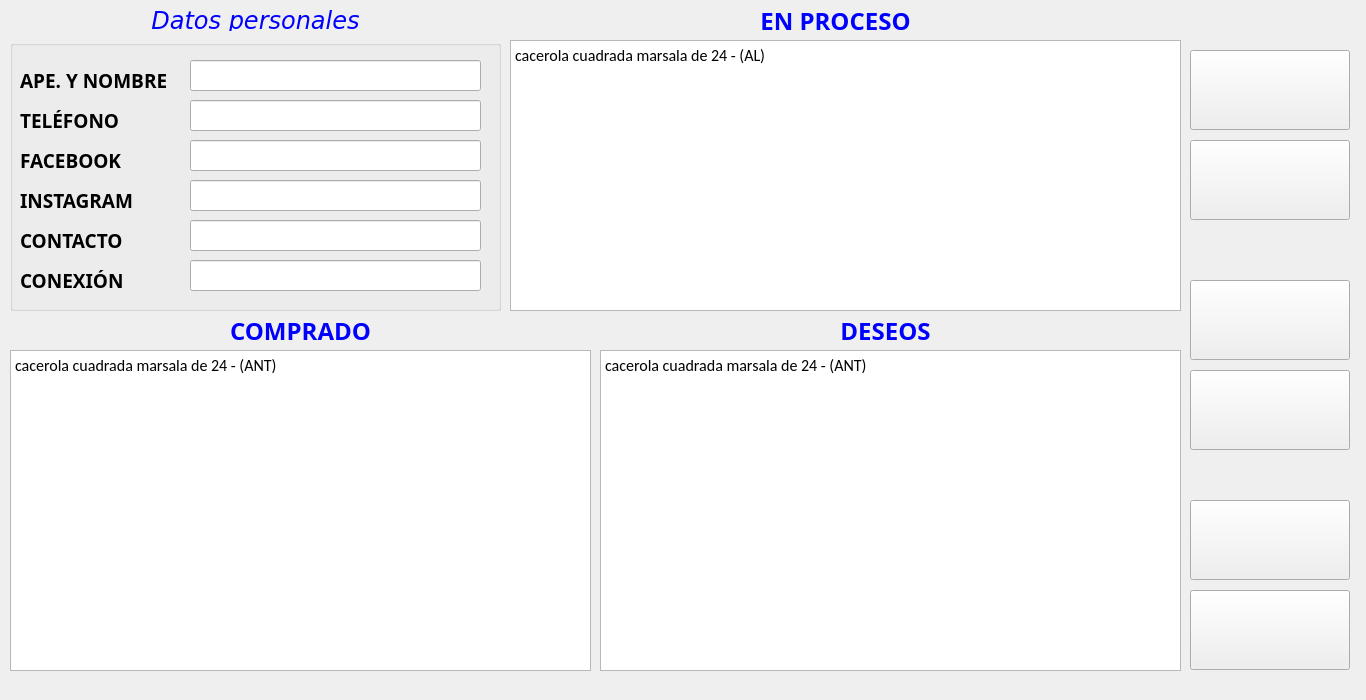
<?xml version="1.0" encoding="UTF-8"?>
<ui version="4.0">
 <class>Cliente_BD</class>
 <widget class="QDialog" name="Cliente_BD">
  <property name="geometry">
   <rect>
    <x>0</x>
    <y>0</y>
    <width>1366</width>
    <height>700</height>
   </rect>
  </property>
  <property name="windowTitle">
   <string>Dialog</string>
  </property>
  <widget class="QPushButton" name="push_Ficha">
   <property name="geometry">
    <rect>
     <x>1190</x>
     <y>140</y>
     <width>160</width>
     <height>80</height>
    </rect>
   </property>
   <property name="font">
    <font>
     <family>Arial Black</family>
     <pointsize>16</pointsize>
     <weight>75</weight>
     <italic>true</italic>
     <bold>true</bold>
    </font>
   </property>
   <property name="text">
    <string/>
   </property>
   <property name="icon">
    <iconset>
     <normalon>icon/Ficha.png</normalon>
    </iconset>
   </property>
   <property name="iconSize">
    <size>
     <width>60</width>
     <height>60</height>
    </size>
   </property>
   <property name="autoDefault">
    <bool>false</bool>
   </property>
  </widget>
  <widget class="QTextBrowser" name="text_Interes">
   <property name="geometry">
    <rect>
     <x>600</x>
     <y>350</y>
     <width>581</width>
     <height>321</height>
    </rect>
   </property>
   <property name="font">
    <font>
     <family>Calibri</family>
     <weight>50</weight>
     <italic>false</italic>
     <bold>false</bold>
    </font>
   </property>
   <property name="html">
    <string>&lt;!DOCTYPE HTML PUBLIC &quot;-//W3C//DTD HTML 4.0//EN&quot; &quot;http://www.w3.org/TR/REC-html40/strict.dtd&quot;&gt;
&lt;html&gt;&lt;head&gt;&lt;meta name=&quot;qrichtext&quot; content=&quot;1&quot; /&gt;&lt;style type=&quot;text/css&quot;&gt;
p, li { white-space: pre-wrap; }
&lt;/style&gt;&lt;/head&gt;&lt;body style=&quot; font-family:'Calibri'; font-size:8.25pt; font-weight:400; font-style:normal;&quot;&gt;
&lt;p style=&quot; margin-top:0px; margin-bottom:0px; margin-left:0px; margin-right:0px; -qt-block-indent:0; text-indent:0px;&quot;&gt;&lt;span style=&quot; font-family:'MS Shell Dlg 2'; font-size:12pt;&quot;&gt;cacerola cuadrada marsala de 24 - (ANT)&lt;/span&gt;&lt;/p&gt;&lt;/body&gt;&lt;/html&gt;</string>
   </property>
  </widget>
  <widget class="QLabel" name="label_13">
   <property name="geometry">
    <rect>
     <x>10</x>
     <y>10</y>
     <width>491</width>
     <height>21</height>
    </rect>
   </property>
   <property name="font">
    <font>
     <family>DejaVu Sans</family>
     <pointsize>18</pointsize>
     <italic>true</italic>
    </font>
   </property>
   <property name="styleSheet">
    <string notr="true">color: rgb(0, 0, 255);</string>
   </property>
   <property name="text">
    <string>Datos personales</string>
   </property>
   <property name="alignment">
    <set>Qt::AlignCenter</set>
   </property>
  </widget>
  <widget class="QLabel" name="label_8">
   <property name="geometry">
    <rect>
     <x>500</x>
     <y>10</y>
     <width>671</width>
     <height>21</height>
    </rect>
   </property>
   <property name="font">
    <font>
     <family>Candara</family>
     <pointsize>18</pointsize>
     <weight>75</weight>
     <bold>true</bold>
    </font>
   </property>
   <property name="styleSheet">
    <string notr="true">color: rgb(0, 0, 255);</string>
   </property>
   <property name="text">
    <string>EN PROCESO</string>
   </property>
   <property name="alignment">
    <set>Qt::AlignCenter</set>
   </property>
  </widget>
  <widget class="QPushButton" name="push_Nuevo">
   <property name="geometry">
    <rect>
     <x>1190</x>
     <y>50</y>
     <width>160</width>
     <height>80</height>
    </rect>
   </property>
   <property name="font">
    <font>
     <family>Arial Black</family>
     <pointsize>16</pointsize>
     <weight>75</weight>
     <italic>true</italic>
     <bold>true</bold>
    </font>
   </property>
   <property name="text">
    <string/>
   </property>
   <property name="icon">
    <iconset>
     <normalon>icon/agregar persona.png</normalon>
    </iconset>
   </property>
   <property name="iconSize">
    <size>
     <width>60</width>
     <height>60</height>
    </size>
   </property>
   <property name="autoDefault">
    <bool>false</bool>
   </property>
  </widget>
  <widget class="QTextBrowser" name="text_Encargado">
   <property name="geometry">
    <rect>
     <x>510</x>
     <y>40</y>
     <width>671</width>
     <height>271</height>
    </rect>
   </property>
   <property name="font">
    <font>
     <family>Calibri</family>
     <weight>50</weight>
     <italic>false</italic>
     <bold>false</bold>
    </font>
   </property>
   <property name="html">
    <string>&lt;!DOCTYPE HTML PUBLIC &quot;-//W3C//DTD HTML 4.0//EN&quot; &quot;http://www.w3.org/TR/REC-html40/strict.dtd&quot;&gt;
&lt;html&gt;&lt;head&gt;&lt;meta name=&quot;qrichtext&quot; content=&quot;1&quot; /&gt;&lt;style type=&quot;text/css&quot;&gt;
p, li { white-space: pre-wrap; }
&lt;/style&gt;&lt;/head&gt;&lt;body style=&quot; font-family:'Calibri'; font-size:8.25pt; font-weight:400; font-style:normal;&quot;&gt;
&lt;p style=&quot; margin-top:0px; margin-bottom:0px; margin-left:0px; margin-right:0px; -qt-block-indent:0; text-indent:0px;&quot;&gt;&lt;span style=&quot; font-family:'MS Shell Dlg 2'; font-size:12pt;&quot;&gt;cacerola cuadrada marsala de 24 - (AL)&lt;/span&gt;&lt;/p&gt;&lt;/body&gt;&lt;/html&gt;</string>
   </property>
  </widget>
  <widget class="QPushButton" name="push_Limpiar">
   <property name="geometry">
    <rect>
     <x>1190</x>
     <y>280</y>
     <width>160</width>
     <height>80</height>
    </rect>
   </property>
   <property name="font">
    <font>
     <family>Arial Black</family>
     <pointsize>16</pointsize>
     <weight>75</weight>
     <italic>true</italic>
     <bold>true</bold>
    </font>
   </property>
   <property name="text">
    <string/>
   </property>
   <property name="icon">
    <iconset>
     <normalon>icon/limpiararchivo2.png</normalon>
    </iconset>
   </property>
   <property name="iconSize">
    <size>
     <width>60</width>
     <height>60</height>
    </size>
   </property>
   <property name="autoDefault">
    <bool>false</bool>
   </property>
  </widget>
  <widget class="QLabel" name="label_7">
   <property name="geometry">
    <rect>
     <x>10</x>
     <y>320</y>
     <width>581</width>
     <height>21</height>
    </rect>
   </property>
   <property name="font">
    <font>
     <family>Candara</family>
     <pointsize>18</pointsize>
     <weight>75</weight>
     <bold>true</bold>
    </font>
   </property>
   <property name="styleSheet">
    <string notr="true">color: rgb(0, 0, 255);</string>
   </property>
   <property name="text">
    <string>COMPRADO</string>
   </property>
   <property name="alignment">
    <set>Qt::AlignCenter</set>
   </property>
  </widget>
  <widget class="QTextBrowser" name="text_Comprado">
   <property name="geometry">
    <rect>
     <x>10</x>
     <y>350</y>
     <width>581</width>
     <height>321</height>
    </rect>
   </property>
   <property name="font">
    <font>
     <family>Calibri</family>
     <weight>50</weight>
     <italic>false</italic>
     <bold>false</bold>
    </font>
   </property>
   <property name="html">
    <string>&lt;!DOCTYPE HTML PUBLIC &quot;-//W3C//DTD HTML 4.0//EN&quot; &quot;http://www.w3.org/TR/REC-html40/strict.dtd&quot;&gt;
&lt;html&gt;&lt;head&gt;&lt;meta name=&quot;qrichtext&quot; content=&quot;1&quot; /&gt;&lt;style type=&quot;text/css&quot;&gt;
p, li { white-space: pre-wrap; }
&lt;/style&gt;&lt;/head&gt;&lt;body style=&quot; font-family:'Calibri'; font-size:8.25pt; font-weight:400; font-style:normal;&quot;&gt;
&lt;p style=&quot; margin-top:0px; margin-bottom:0px; margin-left:0px; margin-right:0px; -qt-block-indent:0; text-indent:0px;&quot;&gt;&lt;span style=&quot; font-family:'MS Shell Dlg 2'; font-size:12pt;&quot;&gt;cacerola cuadrada marsala de 24 - (ANT)&lt;/span&gt;&lt;/p&gt;&lt;/body&gt;&lt;/html&gt;</string>
   </property>
  </widget>
  <widget class="QLabel" name="label_9">
   <property name="geometry">
    <rect>
     <x>600</x>
     <y>320</y>
     <width>571</width>
     <height>21</height>
    </rect>
   </property>
   <property name="font">
    <font>
     <family>Candara</family>
     <pointsize>18</pointsize>
     <weight>75</weight>
     <bold>true</bold>
    </font>
   </property>
   <property name="styleSheet">
    <string notr="true">color: rgb(0, 0, 255);</string>
   </property>
   <property name="text">
    <string>DESEOS</string>
   </property>
   <property name="alignment">
    <set>Qt::AlignCenter</set>
   </property>
  </widget>
  <widget class="QPushButton" name="push_Buscar">
   <property name="geometry">
    <rect>
     <x>1190</x>
     <y>370</y>
     <width>160</width>
     <height>80</height>
    </rect>
   </property>
   <property name="font">
    <font>
     <family>Arial Black</family>
     <pointsize>16</pointsize>
     <weight>75</weight>
     <italic>true</italic>
     <bold>true</bold>
    </font>
   </property>
   <property name="text">
    <string/>
   </property>
   <property name="icon">
    <iconset>
     <normalon>icon/buscar persona.png</normalon>
    </iconset>
   </property>
   <property name="iconSize">
    <size>
     <width>60</width>
     <height>60</height>
    </size>
   </property>
   <property name="autoDefault">
    <bool>false</bool>
   </property>
  </widget>
  <widget class="QGroupBox" name="groupBox">
   <property name="geometry">
    <rect>
     <x>10</x>
     <y>40</y>
     <width>491</width>
     <height>271</height>
    </rect>
   </property>
   <property name="title">
    <string/>
   </property>
   <widget class="QLineEdit" name="line_Direccion">
    <property name="geometry">
     <rect>
      <x>180</x>
      <y>180</y>
      <width>291</width>
      <height>31</height>
     </rect>
    </property>
    <property name="font">
     <font>
      <family>Calibri</family>
      <pointsize>12</pointsize>
      <weight>50</weight>
      <italic>false</italic>
      <bold>false</bold>
     </font>
    </property>
   </widget>
   <widget class="QLabel" name="label_3">
    <property name="geometry">
     <rect>
      <x>10</x>
      <y>70</y>
      <width>171</width>
      <height>21</height>
     </rect>
    </property>
    <property name="font">
     <font>
      <family>Javanese Text</family>
      <pointsize>14</pointsize>
      <weight>75</weight>
      <bold>true</bold>
     </font>
    </property>
    <property name="text">
     <string>TELÉFONO</string>
    </property>
   </widget>
   <widget class="QLineEdit" name="line_Telefono">
    <property name="geometry">
     <rect>
      <x>180</x>
      <y>140</y>
      <width>291</width>
      <height>31</height>
     </rect>
    </property>
    <property name="font">
     <font>
      <family>Calibri</family>
      <pointsize>12</pointsize>
      <weight>50</weight>
      <italic>false</italic>
      <bold>false</bold>
     </font>
    </property>
   </widget>
   <widget class="QLabel" name="Label_2">
    <property name="geometry">
     <rect>
      <x>10</x>
      <y>30</y>
      <width>171</width>
      <height>21</height>
     </rect>
    </property>
    <property name="font">
     <font>
      <family>Javanese Text</family>
      <pointsize>14</pointsize>
      <weight>75</weight>
      <bold>true</bold>
     </font>
    </property>
    <property name="text">
     <string>APE. Y NOMBRE</string>
    </property>
   </widget>
   <widget class="QLineEdit" name="line_Dni">
    <property name="geometry">
     <rect>
      <x>180</x>
      <y>100</y>
      <width>291</width>
      <height>31</height>
     </rect>
    </property>
    <property name="font">
     <font>
      <family>Calibri</family>
      <pointsize>12</pointsize>
      <weight>50</weight>
      <italic>false</italic>
      <bold>false</bold>
     </font>
    </property>
   </widget>
   <widget class="QLineEdit" name="line_Apellido">
    <property name="geometry">
     <rect>
      <x>180</x>
      <y>60</y>
      <width>291</width>
      <height>31</height>
     </rect>
    </property>
    <property name="font">
     <font>
      <family>Calibri</family>
      <pointsize>12</pointsize>
      <weight>50</weight>
      <italic>false</italic>
      <bold>false</bold>
     </font>
    </property>
   </widget>
   <widget class="QLineEdit" name="line_Nombre">
    <property name="geometry">
     <rect>
      <x>180</x>
      <y>20</y>
      <width>291</width>
      <height>31</height>
     </rect>
    </property>
    <property name="font">
     <font>
      <family>Calibri</family>
      <pointsize>12</pointsize>
      <weight>50</weight>
      <italic>false</italic>
      <bold>false</bold>
     </font>
    </property>
   </widget>
   <widget class="QLabel" name="label_11">
    <property name="geometry">
     <rect>
      <x>10</x>
      <y>110</y>
      <width>171</width>
      <height>20</height>
     </rect>
    </property>
    <property name="font">
     <font>
      <family>Javanese Text</family>
      <pointsize>14</pointsize>
      <weight>75</weight>
      <bold>true</bold>
     </font>
    </property>
    <property name="text">
     <string>FACEBOOK</string>
    </property>
   </widget>
   <widget class="QLabel" name="label_12">
    <property name="geometry">
     <rect>
      <x>10</x>
      <y>150</y>
      <width>171</width>
      <height>21</height>
     </rect>
    </property>
    <property name="font">
     <font>
      <family>Javanese Text</family>
      <pointsize>14</pointsize>
      <weight>75</weight>
      <bold>true</bold>
     </font>
    </property>
    <property name="text">
     <string>INSTAGRAM</string>
    </property>
   </widget>
   <widget class="QLabel" name="label_10">
    <property name="geometry">
     <rect>
      <x>10</x>
      <y>190</y>
      <width>171</width>
      <height>20</height>
     </rect>
    </property>
    <property name="font">
     <font>
      <family>Javanese Text</family>
      <pointsize>14</pointsize>
      <weight>75</weight>
      <bold>true</bold>
     </font>
    </property>
    <property name="text">
     <string>CONTACTO</string>
    </property>
   </widget>
   <widget class="QLineEdit" name="line_Contac1">
    <property name="geometry">
     <rect>
      <x>180</x>
      <y>220</y>
      <width>291</width>
      <height>31</height>
     </rect>
    </property>
    <property name="font">
     <font>
      <family>Calibri</family>
      <pointsize>12</pointsize>
      <weight>50</weight>
      <italic>false</italic>
      <bold>false</bold>
     </font>
    </property>
   </widget>
   <widget class="QLabel" name="label_4">
    <property name="geometry">
     <rect>
      <x>10</x>
      <y>230</y>
      <width>171</width>
      <height>21</height>
     </rect>
    </property>
    <property name="font">
     <font>
      <family>Javanese Text</family>
      <pointsize>14</pointsize>
      <weight>75</weight>
      <bold>true</bold>
     </font>
    </property>
    <property name="text">
     <string>CONEXIÓN</string>
    </property>
   </widget>
  </widget>
  <widget class="QPushButton" name="push_Registro">
   <property name="geometry">
    <rect>
     <x>1190</x>
     <y>500</y>
     <width>160</width>
     <height>80</height>
    </rect>
   </property>
   <property name="font">
    <font>
     <family>Arial Black</family>
     <pointsize>16</pointsize>
     <weight>75</weight>
     <italic>true</italic>
     <bold>true</bold>
    </font>
   </property>
   <property name="text">
    <string/>
   </property>
   <property name="icon">
    <iconset>
     <normalon>icon/registros5.png</normalon>
    </iconset>
   </property>
   <property name="iconSize">
    <size>
     <width>60</width>
     <height>60</height>
    </size>
   </property>
   <property name="autoDefault">
    <bool>false</bool>
   </property>
  </widget>
  <widget class="QPushButton" name="push_Menu">
   <property name="geometry">
    <rect>
     <x>1190</x>
     <y>590</y>
     <width>160</width>
     <height>80</height>
    </rect>
   </property>
   <property name="font">
    <font>
     <family>Arial Black</family>
     <pointsize>16</pointsize>
     <weight>75</weight>
     <italic>true</italic>
     <bold>true</bold>
    </font>
   </property>
   <property name="text">
    <string/>
   </property>
   <property name="icon">
    <iconset>
     <normalon>icon/home.png</normalon>
    </iconset>
   </property>
   <property name="iconSize">
    <size>
     <width>60</width>
     <height>60</height>
    </size>
   </property>
   <property name="autoDefault">
    <bool>false</bool>
   </property>
  </widget>
 </widget>
 <resources/>
 <connections/>
</ui>
